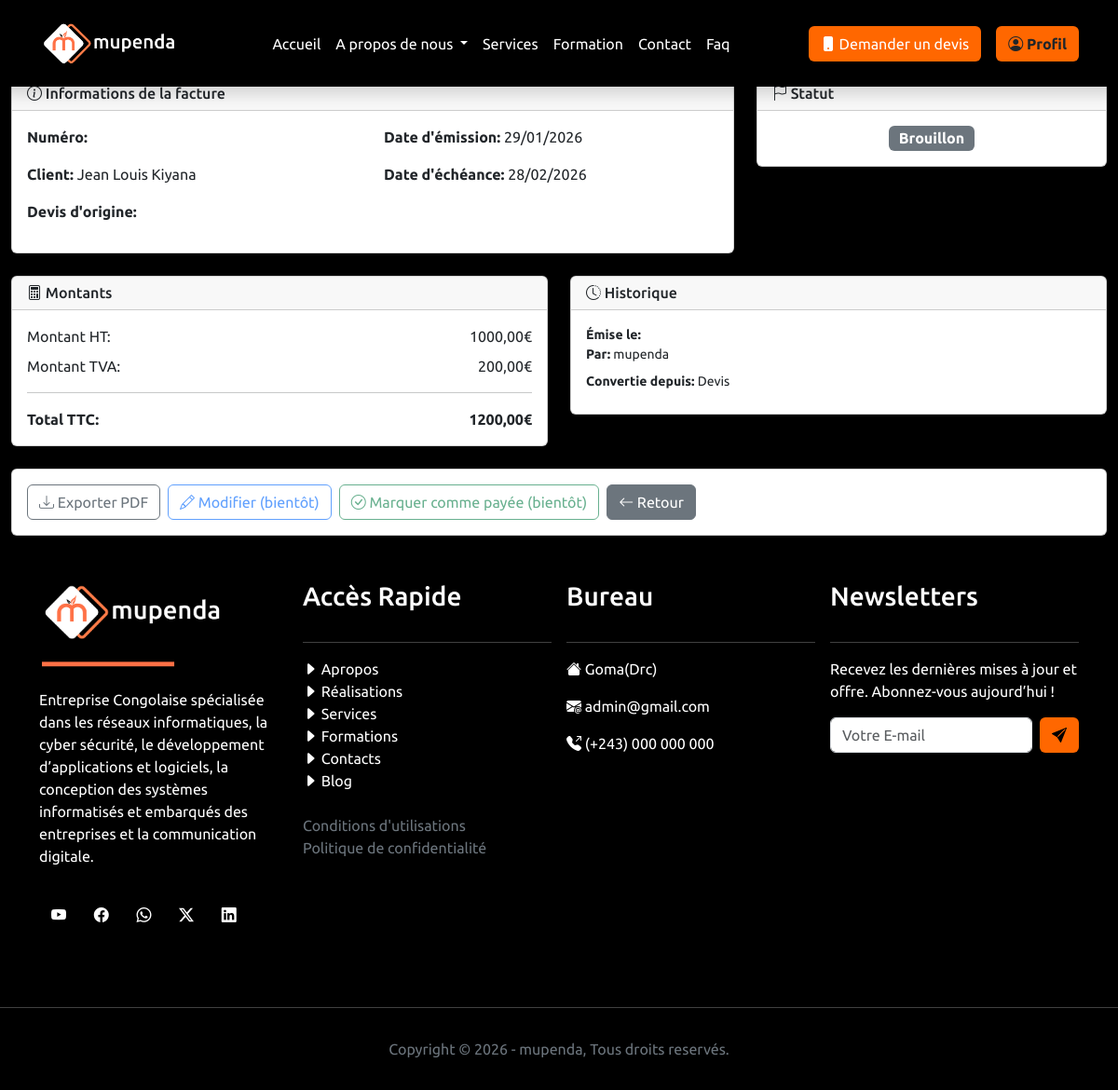
/administration/facturation/factures/1/ (signed in), run on the app's committed database.
### MupendaApp/models.py (models this page shows, shortened)
class Facture(models.Model):
    STATUT_CHOICES = [
        ('BROUILLON', 'Brouillon'),
        ('ENVOYEE', 'Envoyée'),
        ('PAYEE', 'Payée'),
        ('EN_RETARD', 'En retard'),
        ('ANNULEE', 'Annulée'),
    ]
    numero = models.CharField(max_length=50, unique=True)
    devis = models.OneToOneField(Devis, on_delete=models.SET_NULL, null=True, blank=True, related_name='facture')
    client = models.ForeignKey(Client, on_delete=models.CASCADE, related_name='factures')
    projet = models.ForeignKey(Projet, on_delete=models.CASCADE, related_name='factures', null=True, blank=True)
    date_emission = models.DateField(auto_now_add=True)
    date_echeance = models.DateField()
    montant_ht = models.DecimalField(max_digits=10, decimal_places=2)
    montant_tva = models.DecimalField(max_digits=10, decimal_places=2, default=0)
    montant_ttc = models.DecimalField(max_digits=10, decimal_places=2)
    statut = models.CharField(max_length=20, choices=STATUT_CHOICES, default='BROUILLON')
    date_paiement = models.DateField(null=True, blank=True)
    mode_paiement = models.CharField(max_length=50, blank=True)
    notes = models.TextField(blank=True)
    cree_par = models.ForeignKey(
        settings.AUTH_USER_MODEL,
        on_delete=models.SET_NULL,
        null=True,
        related_name='factures_crees'
    )
    cree_le = models.DateTimeField(auto_now_add=True)
    modifie_le = models.DateTimeField(auto_now=True)
    class Meta:
        ordering = ['-date_emission']
        verbose_name = "Facture"
        verbose_name_plural = "Factures"

class Client(models.Model):
    TYPE_CLIENT_CHOICES = [
        ('PME', 'PME'),
        ('STARTUP', 'Startup'),
        ('GRAND_COMPTE', 'Grand Compte'),
        ('PARTICULIER', 'Particulier'),
    ]
    STATUT_CLIENT_CHOICES = [
        ('PROSPECT', 'Prospect'),
        ('ACTIF', 'Actif'),
        ('INACTIF', 'Inactif'),
        ('ARCHIVE', 'Archivé'),
    ]
    nom = models.CharField(max_length=100)
    adresse = models.CharField(max_length=255)
    email = models.EmailField(unique=True)
    telephone = models.CharField(max_length=20, blank=True, null=True)
    type_client = models.CharField(max_length=20, choices=TYPE_CLIENT_CHOICES, default='PARTICULIER')
    statut_client = models.CharField(max_length=20, choices=STATUT_CLIENT_CHOICES, default='PROSPECT')
    siret = models.CharField(max_length=14, blank=True, null=True, help_text="Numéro SIRET pour les entreprises")
    secteur_activite = models.CharField(max_length=100, blank=True, null=True)
    site_web = models.URLField(blank=True, null=True)
    notes = models.TextField(blank=True, null=True)
    responsable_compte = models.ForeignKey(
        settings.AUTH_USER_MODEL,
        on_delete=models.SET_NULL,
        null=True,
        related_name='clients_geres'
    )
    date_creation = models.DateTimeField(auto_now_add=True)
    date_maj = models.DateTimeField(auto_now=True)
    class Meta:
        ordering = ['-date_creation']
        verbose_name = "Client"
        verbose_name_plural = "Clients"

class CustomUser(AbstractUser):
    is_administrateur = models.BooleanField(default=False)
    is_utilisateur = models.BooleanField(default=True)
    photo_profil = models.ImageField(upload_to="static/images", blank=True, null=True)

### MupendaApp/views.py (the view)
# urls.py: path('administration/facturation/factures/<int:facture_id>/', views.FicheFactureView, name='fiche_facture'),
@login_required
def FicheFactureView(request, facture_id):
    facture = get_object_or_404(Facture, id=facture_id)
    lignes = facture.lignes.all()
    return render(request, 'administration/facturation/fiche_facture.html', {
        'facture': facture,
        'lignes': lignes,
    })

### MupendaApp/templates/administration/facturation/fiche_facture.html (shortened to what this page needs)
{% extends "base.html" %}
{% load static %}
{% block content %}
<div class="container-fluid">
    <div class="d-flex justify-content-between align-items-center mb-4">
        <div>
            <h1 class="h3 mb-0">
            </h1>
            <p class="text-muted mb-0">Émise le {{ facture.date_emission|date:"d/m/Y" }} par {{ facture.cree_par.get_full_name|default:facture.cree_par.username }}</p>
        </div>
        <div>
            <a href="{% url 'export_pdf_facture' facture.id %}" class="btn btn-outline-secondary">
            </a>
            <a href="{% url 'liste_factures' %}" class="btn btn-secondary">
            </a>
        </div>
    </div>
    <div class="row mb-4">
        <div class="col-md-8">
            <div class="card">
                <div class="card-header">
                    <h6 class="mb-0">
                        <i class="bi bi-info-circle"></i> Informations de la facture
                    </h6>
                </div>
                <div class="card-body">
                    <div class="row mb-3">
                        <div class="col-md-6">
                            <strong>Numéro:</strong> {{ facture.numero }}
                        </div>
                        <div class="col-md-6">
                            <strong>Date d'émission:</strong> {{ facture.date_emission|date:"d/m/Y" }}
                        </div>
                    </div>
                    <div class="row mb-3">
                        <div class="col-md-6">
                            <strong>Client:</strong> {{ facture.client.nom }}
                        </div>
                        {% if facture.date_echeance %}
                        <div class="col-md-6">
                            <strong>Date d'échéance:</strong> {{ facture.date_echeance|date:"d/m/Y" }}
                        </div>
                        {% endif %}
                    </div>
                    {% if facture.devis %}
                    <div class="row mb-3">
                        <div class="col-12">
                            <strong>Devis d'origine:</strong>
                        </div>
                    </div>
                    {% endif %}
                </div>
            </div>
        </div>
        <div class="col-md-4">
            <div class="card">
                <div class="card-header">
                    <h6 class="mb-0">
                        <i class="bi bi-flag"></i> Statut
                    </h6>
                </div>
                <div class="card-body text-center">
                    <span class="badge bg-{% if facture.statut == 'ENVOYEE' %}warning{% elif facture.statut == 'PAYEE' %}success{% elif facture.statut == 'EN_RETARD' %}danger{% else %}secondary{% endif %} fs-6">
                        {{ facture.get_statut_display }}
                    </span>
                </div>
            </div>
        </div>
    </div>
    <div class="row mb-4">
        <div class="col-md-6">
            <div class="card">
                <div class="card-header">
                    <h6 class="mb-0">
                        <i class="bi bi-calculator"></i> Montants
                    </h6>
                </div>
                <div class="card-body">
                    <div class="row mb-2">
                        <div class="col-6">Montant HT:</div>
                        <div class="col-6 text-end">{{ facture.montant_ht|floatformat:2 }}€</div>
                    </div>
                    <div class="row mb-2">
                        <div class="col-6">Montant TVA:</div>
                        <div class="col-6 text-end">{{ facture.montant_tva|floatformat:2 }}€</div>
                    </div>
                    <hr>
                    <div class="row">
                        <div class="col-6"><strong>Total TTC:</strong></div>
                        <div class="col-6 text-end"><strong>{{ facture.montant_ttc|floatformat:2 }}€</strong></div>
                    </div>
                </div>
            </div>
        </div>
        <div class="col-md-6">
            <div class="card">
                <div class="card-header">
                    <h6 class="mb-0">
                        <i class="bi bi-clock-history"></i> Historique
                    </h6>
                </div>
                <div class="card-body">
                    <p class="small mb-2">
                        <strong>Émise le:</strong> {{ facture.date_emission|date:"d/m/Y H:i" }}<br>
                        <strong>Par:</strong> {{ facture.cree_par.get_full_name|default:facture.cree_par.username }}
                    </p>
                    {% if facture.devis %}
                    <p class="small mb-2">
                        <strong>Convertie depuis:</strong> Devis {{ facture.devis.numero }}
                    </p>
                    {% endif %}
                </div>
            </div>
        </div>
    </div>
    <div class="card">
        <div class="card-body">
            <div class="d-flex gap-2">
                <a href="{% url 'export_pdf_facture' facture.id %}" class="btn btn-outline-secondary">
                    <i class="bi bi-download"></i> Exporter PDF
                </a>
                <button class="btn btn-outline-primary" disabled>
                    <i class="bi bi-pencil"></i> Modifier (bientôt)
                </button>
                <button class="btn btn-outline-success" disabled>
                    <i class="bi bi-check-circle"></i> Marquer comme payée (bientôt)
                </button>
                <a href="{% url 'liste_factures' %}" class="btn btn-secondary">
                    <i class="bi bi-arrow-left"></i> Retour
                </a>
            </div>
        </div>
    </div>
</div>
{% endblock %}

### data on the page
Facture: date_emission "29/01/2026", client.nom "Jean Louis Kiyana", date_echeance "28/02/2026", statut "Brouillon", montant_ht "1000,00", montant_tva "200,00", montant_ttc "1200,00", cree_par.get_full_name "mupenda"
